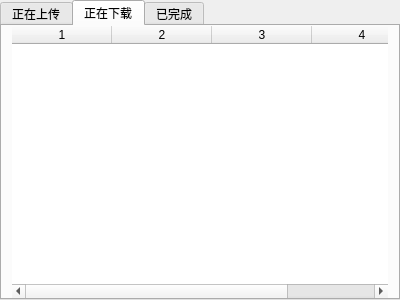
<?xml version="1.0" encoding="UTF-8"?>
<ui version="4.0">
 <class>TransferWindow</class>
 <widget class="QWidget" name="TransferWindow">
  <property name="geometry">
   <rect>
    <x>0</x>
    <y>0</y>
    <width>400</width>
    <height>300</height>
   </rect>
  </property>
  <property name="windowTitle">
   <string>Form</string>
  </property>
  <layout class="QGridLayout" name="gridLayout">
   <property name="leftMargin">
    <number>0</number>
   </property>
   <property name="topMargin">
    <number>0</number>
   </property>
   <property name="rightMargin">
    <number>0</number>
   </property>
   <property name="bottomMargin">
    <number>0</number>
   </property>
   <item row="0" column="0">
    <widget class="QTabWidget" name="tabWidget">
     <property name="enabled">
      <bool>true</bool>
     </property>
     <property name="currentIndex">
      <number>1</number>
     </property>
     <widget class="QWidget" name="uploadTab">
      <attribute name="title">
       <string>正在上传</string>
      </attribute>
      <layout class="QGridLayout" name="gridLayout_2">
       <property name="leftMargin">
        <number>10</number>
       </property>
       <property name="topMargin">
        <number>0</number>
       </property>
       <property name="rightMargin">
        <number>10</number>
       </property>
       <property name="bottomMargin">
        <number>0</number>
       </property>
       <property name="spacing">
        <number>0</number>
       </property>
       <item row="0" column="0">
        <widget class="QTableWidget" name="uploadTableWidget">
         <property name="frameShape">
          <enum>QFrame::NoFrame</enum>
         </property>
         <property name="frameShadow">
          <enum>QFrame::Plain</enum>
         </property>
         <property name="lineWidth">
          <number>0</number>
         </property>
         <property name="sizeAdjustPolicy">
          <enum>QAbstractScrollArea::AdjustIgnored</enum>
         </property>
         <property name="dragEnabled">
          <bool>true</bool>
         </property>
         <property name="dragDropMode">
          <enum>QAbstractItemView::DragOnly</enum>
         </property>
         <property name="defaultDropAction">
          <enum>Qt::MoveAction</enum>
         </property>
         <property name="selectionMode">
          <enum>QAbstractItemView::ExtendedSelection</enum>
         </property>
         <property name="selectionBehavior">
          <enum>QAbstractItemView::SelectRows</enum>
         </property>
         <property name="textElideMode">
          <enum>Qt::ElideMiddle</enum>
         </property>
         <property name="showGrid">
          <bool>false</bool>
         </property>
         <property name="gridStyle">
          <enum>Qt::NoPen</enum>
         </property>
         <property name="cornerButtonEnabled">
          <bool>true</bool>
         </property>
         <property name="rowCount">
          <number>0</number>
         </property>
         <property name="columnCount">
          <number>4</number>
         </property>
         <attribute name="horizontalHeaderVisible">
          <bool>true</bool>
         </attribute>
         <attribute name="horizontalHeaderCascadingSectionResizes">
          <bool>false</bool>
         </attribute>
         <attribute name="horizontalHeaderHighlightSections">
          <bool>false</bool>
         </attribute>
         <attribute name="horizontalHeaderShowSortIndicator" stdset="0">
          <bool>false</bool>
         </attribute>
         <attribute name="horizontalHeaderStretchLastSection">
          <bool>false</bool>
         </attribute>
         <attribute name="verticalHeaderVisible">
          <bool>false</bool>
         </attribute>
         <attribute name="verticalHeaderCascadingSectionResizes">
          <bool>false</bool>
         </attribute>
         <attribute name="verticalHeaderHighlightSections">
          <bool>false</bool>
         </attribute>
         <attribute name="verticalHeaderStretchLastSection">
          <bool>false</bool>
         </attribute>
         <column/>
         <column/>
         <column/>
         <column/>
        </widget>
       </item>
      </layout>
     </widget>
     <widget class="QWidget" name="downloadTab">
      <attribute name="title">
       <string>正在下载</string>
      </attribute>
      <layout class="QGridLayout" name="gridLayout_4">
       <property name="leftMargin">
        <number>10</number>
       </property>
       <property name="topMargin">
        <number>0</number>
       </property>
       <property name="rightMargin">
        <number>10</number>
       </property>
       <property name="bottomMargin">
        <number>0</number>
       </property>
       <property name="spacing">
        <number>0</number>
       </property>
       <item row="0" column="0">
        <widget class="QTableWidget" name="downloadTableWidget">
         <property name="frameShape">
          <enum>QFrame::NoFrame</enum>
         </property>
         <property name="frameShadow">
          <enum>QFrame::Plain</enum>
         </property>
         <property name="tabKeyNavigation">
          <bool>false</bool>
         </property>
         <property name="showDropIndicator" stdset="0">
          <bool>false</bool>
         </property>
         <property name="selectionBehavior">
          <enum>QAbstractItemView::SelectRows</enum>
         </property>
         <property name="textElideMode">
          <enum>Qt::ElideMiddle</enum>
         </property>
         <property name="showGrid">
          <bool>false</bool>
         </property>
         <property name="gridStyle">
          <enum>Qt::NoPen</enum>
         </property>
         <property name="rowCount">
          <number>0</number>
         </property>
         <property name="columnCount">
          <number>4</number>
         </property>
         <attribute name="horizontalHeaderHighlightSections">
          <bool>false</bool>
         </attribute>
         <attribute name="verticalHeaderVisible">
          <bool>false</bool>
         </attribute>
         <attribute name="verticalHeaderHighlightSections">
          <bool>false</bool>
         </attribute>
         <column/>
         <column/>
         <column/>
         <column/>
        </widget>
       </item>
      </layout>
     </widget>
     <widget class="QWidget" name="finishedTab">
      <attribute name="title">
       <string>已完成</string>
      </attribute>
      <layout class="QGridLayout" name="gridLayout_3">
       <property name="leftMargin">
        <number>10</number>
       </property>
       <property name="topMargin">
        <number>0</number>
       </property>
       <property name="rightMargin">
        <number>10</number>
       </property>
       <property name="bottomMargin">
        <number>0</number>
       </property>
       <property name="spacing">
        <number>0</number>
       </property>
       <item row="0" column="0">
        <widget class="QTableWidget" name="finishedTableWidget">
         <property name="frameShape">
          <enum>QFrame::NoFrame</enum>
         </property>
         <property name="frameShadow">
          <enum>QFrame::Plain</enum>
         </property>
         <property name="lineWidth">
          <number>0</number>
         </property>
         <property name="tabKeyNavigation">
          <bool>false</bool>
         </property>
         <property name="selectionMode">
          <enum>QAbstractItemView::ExtendedSelection</enum>
         </property>
         <property name="selectionBehavior">
          <enum>QAbstractItemView::SelectRows</enum>
         </property>
         <property name="textElideMode">
          <enum>Qt::ElideLeft</enum>
         </property>
         <property name="showGrid">
          <bool>false</bool>
         </property>
         <property name="gridStyle">
          <enum>Qt::NoPen</enum>
         </property>
         <property name="wordWrap">
          <bool>false</bool>
         </property>
         <property name="cornerButtonEnabled">
          <bool>false</bool>
         </property>
         <property name="rowCount">
          <number>0</number>
         </property>
         <property name="columnCount">
          <number>3</number>
         </property>
         <attribute name="horizontalHeaderHighlightSections">
          <bool>false</bool>
         </attribute>
         <attribute name="verticalHeaderVisible">
          <bool>false</bool>
         </attribute>
         <attribute name="verticalHeaderHighlightSections">
          <bool>false</bool>
         </attribute>
         <column/>
         <column/>
         <column/>
        </widget>
       </item>
      </layout>
     </widget>
    </widget>
   </item>
  </layout>
 </widget>
 <resources/>
 <connections/>
</ui>
